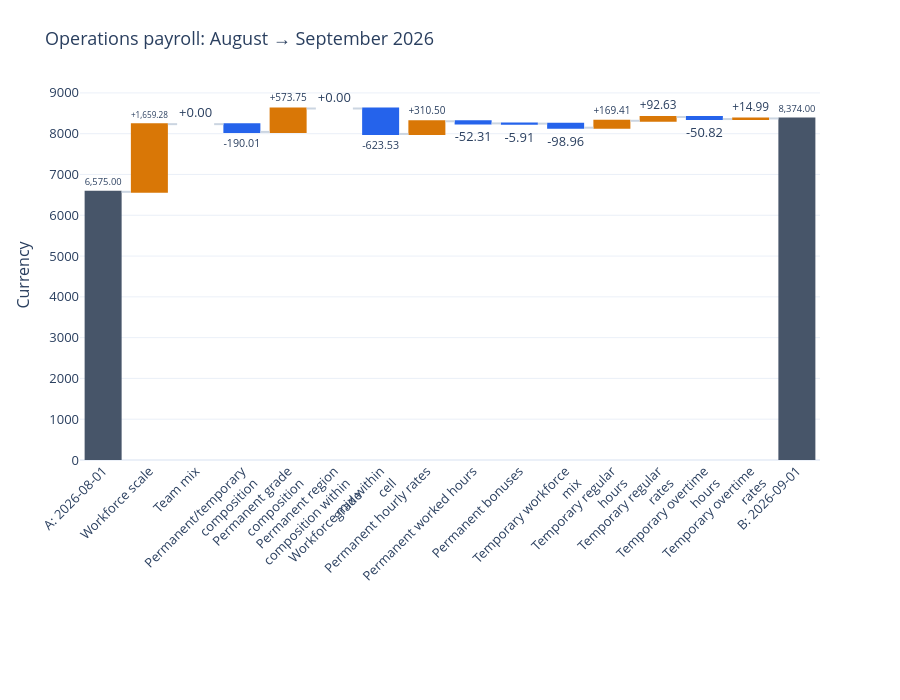

Here is the notebook cell this chart was saved with:
### Markdown cell above
## 9. Customize an ordinary Plotly figure

Use `.update_layout` and `.update_traces` as usual. This modifies only this
figure's presentation. Values and the original result are unchanged.
The longer labels benefit from extra height and angled ticks.

### Code cell
organization_figure.update_layout(
    template="plotly_white",
    title_text="Operations payroll: August → September 2026",
    height=700,
    font={"size": 13},
    margin={"b": 240},
)
organization_figure.update_xaxes(tickangle=-45)
organization_figure.show(renderer=renderer)

### Figure 1 — Plotly figure (JSON) as saved in the notebook; plotly's stock layout.template omitted (floating-point values rounded to 4 significant figures)
{"data": [{"cliponaxis": false, "connector": {"line": {"color": "#CBD5E1"}}, "customdata": [["A: 2026-08-01", ""], ["Workforce scale", "workforce_scale"], ["Team mix", "team_mix"], ["Permanent/temporary composition", "team::employment_mix"], ["Permanent grade composition", "permanent::grade_mix"], ["Permanent region composition within grade", "permanent::region_within_grade_mix"], ["Workforce mix within cell", "permanent::permanent_members"], ["Permanent hourly rates", "permanent::permanent_rate"], ["Permanent worked hours", "permanent::permanent_hours"], ["Permanent bonuses", "permanent::permanent_bonus"], ["Temporary workforce mix", "temp_game::temporary_members"], ["Temporary regular hours", "temp_game::temporary_hours"], ["Temporary regular rates", "temp_game::temporary_rate"], ["Temporary overtime hours", "temp_game::overtime_hours"], ["Temporary overtime rates", "temp_game::overtime_rate"], ["B: 2026-09-01", ""]], "decreasing": {"marker": {"color": "#2563EB"}}, "hovertemplate": "%{customdata[0]}<br>ID: %{customdata[1]}<br>Currency: %{y:,.6f}<extra></extra>", "increasing": {"marker": {"color": "#D97706"}}, "measure": ["absolute", "relative", "relative", "relative", "relative", "relative", "relative", "relative", "relative", "relative", "relative", "relative", "relative", "relative", "relative", "absolute"], "text": ["6,575.00", "+1,659.28", "+0.00", "-190.01", "+573.75", "+0.00", "-623.53", "+310.50", "-52.31", "-5.91", "-98.96", "+169.41", "+92.63", "-50.82", "+14.99", "8,374.00"], "textposition": "outside", "totals": {"marker": {"color": "#475569"}}, "type": "waterfall", "x": [0, 1, 2, 3, 4, 5, 6, 7, 8, 9, 10, 11, 12, 13, 14, 15], "y": [6575, 1659.0, 4.547e-13, -190.0, 573.7, 3.237e-13, -623.5, 310.5, -52.31, -5.906, -98.96, 169.4, 92.63, -50.82, 14.99, 8374]}], "layout": {"font": {"size": 13}, "height": 700, "margin": {"b": 240, "t": 90}, "meta": {"driver_ids": ["", "workforce_scale", "team_mix", "team::employment_mix", "permanent::grade_mix", "permanent::region_within_grade_mix", "permanent::permanent_members", "permanent::permanent_rate", "permanent::permanent_hours", "permanent::permanent_bonus", "temp_game::temporary_members", "temp_game::temporary_hours", "temp_game::temporary_rate", "temp_game::overtime_hours", "temp_game::overtime_rate", ""], "period_A_cost": 6575, "period_B_cost": 8374, "run_id": "5cb2869d-facf-4fa7-b6a7-72d51b3e3ec9"}, "showlegend": false, "title": {"text": "Operations payroll: August → September 2026"}, "xaxis": {"tickangle": -45, "tickmode": "array", "ticktext": ["A: 2026-08-01", "Workforce scale", "Team mix", "Permanent/temporary<br>composition", "Permanent grade<br>composition", "Permanent region<br>composition within<br>grade", "Workforce mix within<br>cell", "Permanent hourly rates", "Permanent worked hours", "Permanent bonuses", "Temporary workforce<br>mix", "Temporary regular<br>hours", "Temporary regular<br>rates", "Temporary overtime<br>hours", "Temporary overtime<br>rates", "B: 2026-09-01"], "tickvals": [0, 1, 2, 3, 4, 5, 6, 7, 8, 9, 10, 11, 12, 13, 14, 15]}, "yaxis": {"title": {"text": "Currency"}, "zeroline": true}}}
